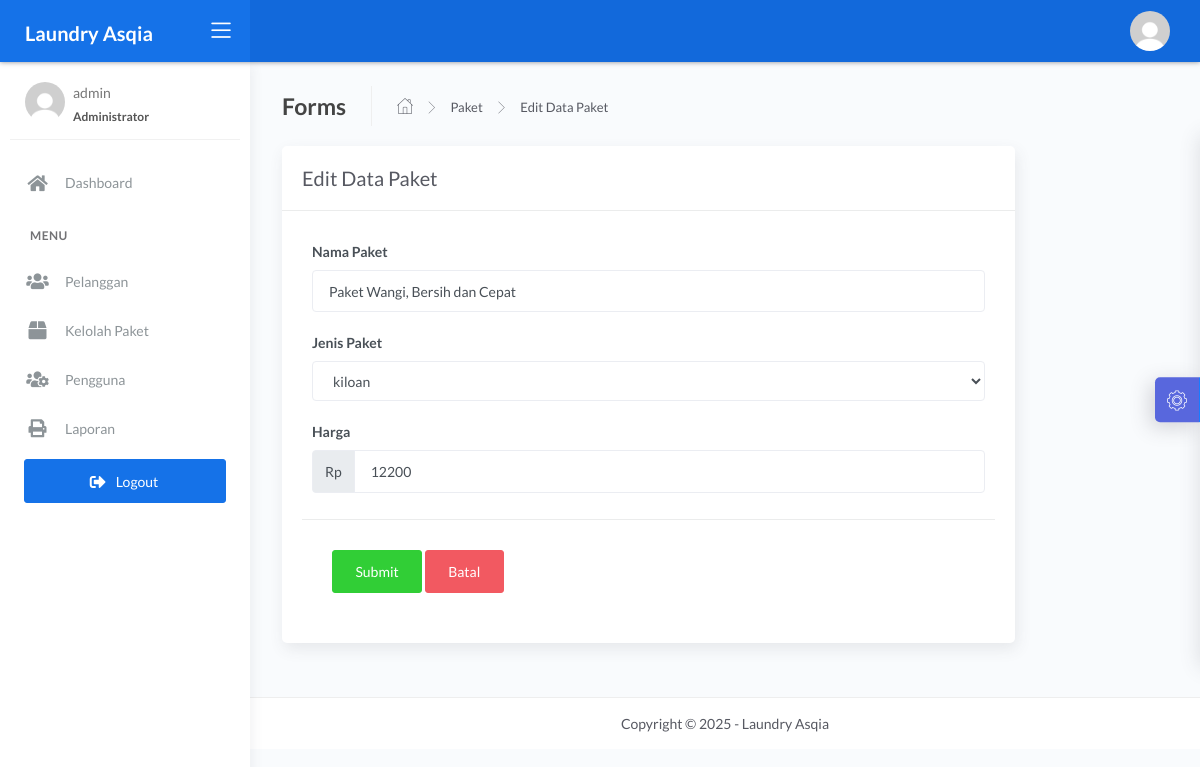
Page /admin/edit_paket.php?id=20 (signed in) on the committed database.
### tables this page shows
CREATE TABLE `paket_cuci` (
  `id_paket` int(11) NOT NULL,
  `jenis_paket` enum('kiloan','satuan','jumbo') NOT NULL,
  `nama_paket` varchar(228) NOT NULL,
  `harga` int(11) NOT NULL,
  `outlet_id` int(11) NOT NULL
);

### admin/edit_paket.php (the view, shortened to what this page needs)
<?php
$title = 'Edit Data Paket';
require 'koneksi.php';
$jenis = [
    'kiloan',
    'satuan',
    'jumbo',
];
$id = $_GET['id'];
$query = "SELECT * FROM paket_cuci WHERE id_paket = '$id'";
$queryedit = mysqli_query($conn, $query);
require 'header.php';
?>
<div class="content">
    <div class="page-inner">
        <div class="page-header">
            <h4 class="page-title">Forms</h4>
            <ul class="breadcrumbs">
                <li class="nav-home">
                    <a href="index.php">
                        <i class="flaticon-home"></i>
                    </a>
                </li>
                <li class="separator">
                    <i class="flaticon-right-arrow"></i>
                </li>
                <li class="nav-item">
                    <a href="paket.php">Paket</a>
                </li>
                <li class="separator">
                    <i class="flaticon-right-arrow"></i>
                </li>
                <li class="nav-item">
                    <a href="#"><?= $title; ?></a>
                </li>
            </ul>
        </div>
        <div class="row">
            <div class="col-md-10">
                <div class="card">
                    <div class="card-header">
                        <div class="card-title"><?= $title; ?></div>
                    </div>
                    <?php while ($edit = mysqli_fetch_assoc($queryedit)) { ?>
                        <form action="" method="POST">
                            <div class="card-body">
                                <div class="form-group">
                                    <label for="largeInput">Nama Paket</label>
                                    <input type="text" name="nama_paket" class="form-control form-control" id="defaultInput" value="<?= $edit['nama_paket']; ?>" placeholder="Paket...">
                                </div>
                                <div class="form-group">
                                    <label for="defaultSelect">Jenis Paket</label>
                                    <select name="jenis_paket" class="form-control form-control" id="defaultSelect">
                                        <?php foreach ($jenis as $key) : ?>
                                            <?php if ($key == $edit['jenis_paket']) : ?>
                                                <option value="<?= $key ?>" selected><?= $key ?></option>
                                            <?php endif ?>
                                        <?php endforeach ?>
                                    </select>
                                </div>
                                <div class="form-group">
                                    <label for="">Harga</label>
                                    <div class="input-group mb-3">
                                        <div class="input-group-prepend">
                                            <span class="input-group-text" id="basic-addon1">Rp</span>
                                        </div>
                                        <input type="text" class="form-control" name="harga" aria-describedby="basic-addon1" value="<?= $edit['harga']; ?>">
                                    </div>
                                </div>
                                <div class="card-action">
                                    <button type="submit" name="btn-simpan" class="btn btn-success">Submit</button>
                                    <a href="javascript:void(0)" onclick="window.history.back();" class="btn btn-danger">Batal</a>
                                </div>
                        </form>
                </div>
            </div>
        </div>
    </div>
</div>
<?php } ?>
<?php require 'footer.php'; ?>

### rows in the picture
paket_cuci: nama_paket "Paket Wangi, Bersih dan Cepat", jenis_paket "kiloan", harga "12200"

### other values in the picture
$_SESSION['username'] "admin"
$title "Edit Data Paket"
